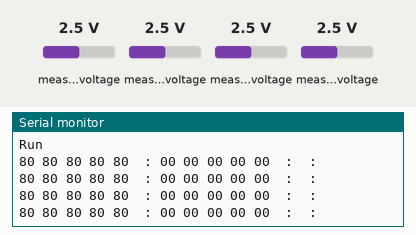
Recording of a sketch running on a simulated Arduino Uno, built with avr-gcc and run on an emulated ATmega328P. On the bench: the last lines printed to the serial monitor. Wiring (inferred from the names in the program): PCF8591 converter at I2C address 0x48. Inputs (shaded band) come from the test bench; at power-on: measured voltage 2.5 V.

Above: at 1.7 s.
1.8 s: measured voltage (sensor 200) set to 1.2 V
At 2.04 s:
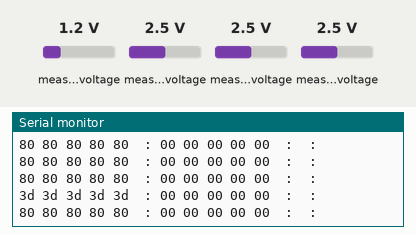
4.8 s: measured voltage (sensor 201) set to 3.8 V
At 4.87 s:
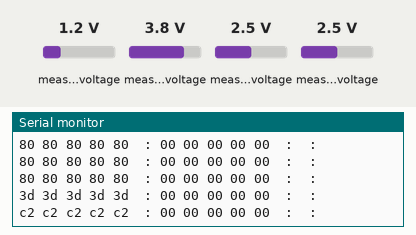
7.7 s: measured voltage (sensor 202) set to 4.9 V
At 7.8 s:
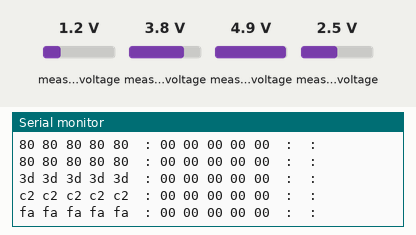
10.7 s: measured voltage (sensor 203) set to 0.9 V
At 11.6 s:
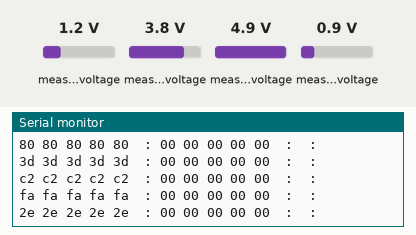
13.6 s: measured voltage (sensor 200) set to 0.1 V
At 14.77 s:
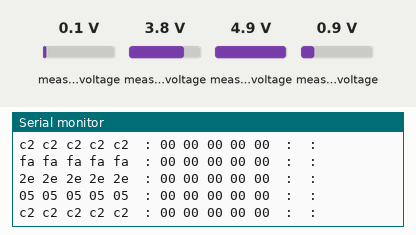
15.1 s: measured voltage (sensor 201) set to 4.1 V
At 17.2 s:
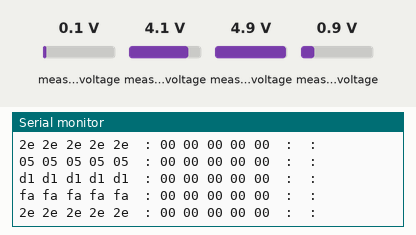

Measured:
- after the input at 1.8 s, the serial monitor: prints a new line after 0.13 s (image 1)
- after the input at 4.8 s, the serial monitor: prints a new line after 0.07 s (image 2)
- after the input at 7.7 s, the serial monitor: prints a new line after 0.10 s (image 3)
- after the input at 10.7 s, the serial monitor: prints a new line at once (image 4)
- after the input at 13.6 s, the serial monitor: prints a new line after 1.1 s (image 5)
- after the input at 15.1 s, the serial monitor: prints a new line after 1.1 s (image 6)

The sketch:

adc-test.ino
```cpp
// (licence header left out)
#include "Arduino.h"
#include <Wire.h>

// Note this is backwards to the default (doh)
#define PIN_SDA          5
#define PIN_SCL          4

#define PCF8591_VREF 2490

#define PCF8591_I2C_ADDR (0x90 >> 1)

void scan_i2c_bus()
{
  Serial.println(F("Scanning i2c bus."));
  for (byte addr=3; addr < 127; addr++) {
    char buf[32];
    Wire.beginTransmission(addr);
    int error = Wire.endTransmission();
    if (error == 0) {
      snprintf(buf, sizeof(buf), "i2c device at %02x", (int)addr);
      Serial.println(buf);
    }
  }
}

// --------------------------------------------------------------------------
void setup()
{
  Serial.begin(115200);
  Serial.println("ADC Test");
  Wire.pins(PIN_SDA, PIN_SCL);
  Wire.begin();
  scan_i2c_bus();
  delay(500);
  Serial.println("Run");
}

static bool powerup = true;

// --------------------------------------------------------------------------
void loop()
{
  byte adcValue = 0;
  byte dummy = 0;
  int er = 0;
  char buf[256];

#ifdef GOOD_SINGLE
  for (int ch=0; ch <4; ch++) {
    Wire.beginTransmission(PCF8591_I2C_ADDR);
//    Wire.write(ch); // | 0x40);
    Wire.write(ch | 0x40);
    Wire.write(0);
    if ((er=Wire.endTransmission()) != 0) {
      Serial.print("i2c fail 1 reading channel"); Serial.print(ch); Serial.print("code");Serial.println(er);
      goto faux;
    }
    Wire.requestFrom(PCF8591_I2C_ADDR, 2);
    if (Wire.available()) {
      dummy = Wire.read(); // dummy, which will be 0x80 on power on
    } else {
      Serial.println("i2c fail 2");
      goto faux;
    }
    if (Wire.available()) {
      adcValue = Wire.read();
      //snprintf(buf, sizeof(buf), "Read ADC#%d PRIOR %02x", ch, dummy);
      //Serial.println(buf);
      int v0 = float(adcValue) * PCF8591_VREF / 256.F;
      //snprintf(buf, sizeof(buf), "Read ADC#%d %02x %4d", ch, adcValue, v0);
      //Serial.println(buf);
      snprintf(buf, sizeof(buf), "%02x ", adcValue);
      Serial.print(buf);
    } else {
      Serial.println("i2c fail 3");
    }
    delay(100);
  }
  Serial.println();
#else
  // averaging test
  for (byte ch=0; ch <4; ch++) {
    Wire.beginTransmission(PCF8591_I2C_ADDR);
    Wire.write(ch | 0x40);   // Enable DAC when using internal oscillator
    Wire.write(0);
    if (Wire.endTransmission() != 0) {
      Serial.print("i2c fail 1 reading channel"); Serial.print(ch); Serial.print("code");Serial.println(er);
      goto faux;
    }
    // Read each value 5 times and average/discard, to try and account for the fact
    // that randomly there will be junk
    byte value[5];
    for (byte r=0; r < 5; r++) {
      Wire.requestFrom(PCF8591_I2C_ADDR, 2);
      if (!Wire.available()) { Serial.println("i2c fail 2"); goto faux; }
      Wire.read();
      if (!Wire.available()) { Serial.println("i2c fail 3"); goto faux; }
      value[r] = Wire.read();
    }
    float mean = 0;
    for (byte r=0; r < 5; r++) {
      mean += value[r];
      snprintf(buf, sizeof(buf), "%02x ", value[r]);
      Serial.print(buf);
    }
    Serial.print(" : ");
    mean /= 5.F;
    // Scan for data that is way off the mean and discard it
    byte dist[5];
    float meandist = 0;
    for (byte r=0; r < 5; r++) {
      meandist += (dist[r] = abs(float(value[r]) - mean));
      snprintf(buf, sizeof(buf), "%02x ", dist[r]);
      Serial.print(buf);
    }
    Serial.print(" : ");
    meandist /= 5;
    // re-average
    if (meandist > 0) {
      mean = 0;
      byte nvalid = 0;
      for (byte r=0; r < 5; r++) {
        if (dist[r] < meandist) {
          Serial.print("+");
          mean += value[r]; nvalid ++;
        } else {
          Serial.print("-");
        }
      }
      if (nvalid > 0) {
        mean /= nvalid;
      }
    }
    Serial.print(" : ");
    adcValue = mean;
    int v0 = float(adcValue) * PCF8591_VREF / 256.F;
    snprintf(buf, sizeof(buf), "%02x %4d", adcValue, v0);

    delay(100);
    Serial.println();
  }
#endif
faux:
  delay(1000);
}
```
